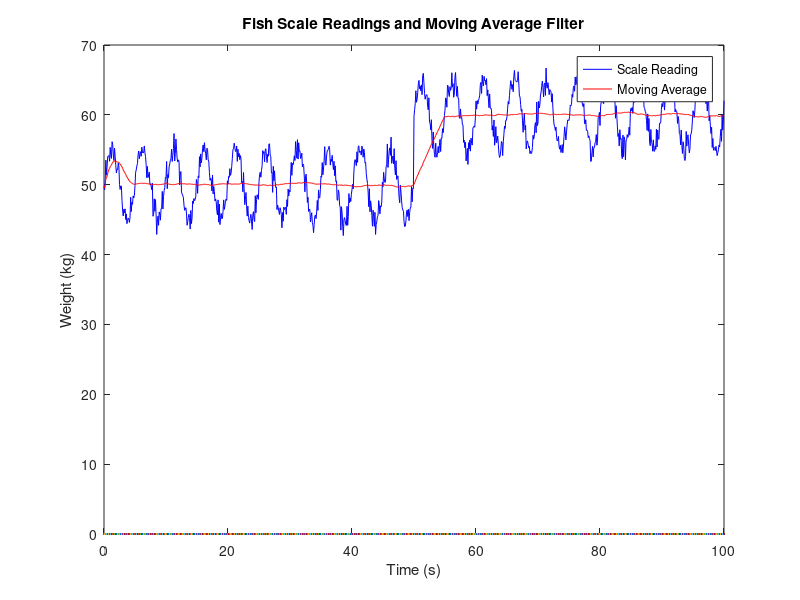

Write the MATLAB code that produced this figure.
% Initialize Parameters
totalTime = 100; % Total simulation time in seconds
dt = 0.1; % Time step in seconds
baselineWeight = 50; % Baseline weight of the tank in kg
time = 0:dt:totalTime; % Time vector

% Simulate Disturbances
waveAmplitude = 5; % Amplitude of wave motion
waveFrequency = 0.2; % Frequency of wave motion
waveDisturbance = waveAmplitude * sin(2 * pi * waveFrequency * time);
randomDisturbance = randn(size(time)); % Random noise
totalDisturbance = waveDisturbance + randomDisturbance;

% Simulate Fish
addFishTime = 50; % Time to add fish in seconds
fishWeight = 10; % Weight of the fish in kg

% Initialize Moving Average Filter
windowSize = 50; % Number of readings in the moving average window
sumReadings = 0; % Sum of readings
movingAvg = zeros(size(time)); % Moving average array
threshold = 1; % Threshold for detecting fish addition in kg
ignorePeriod = 10; % Time to ignore fish detection on startup in seconds
delayPeriod = 10; % Delay in seconds after detecting fish to wait for moving average stabilization
fishDetected = false;
estimatedFishWeight = 0;
stabilizationTime = 0;

% Perform Moving Average Calculations and Fish Detection
for i = 1:length(time)
    scaleReading(i) = baselineWeight + totalDisturbance(i);
    if(time(i) >= addFishTime )
        scaleReading(i) = scaleReading(i) + fishWeight;
    end

    sumReadings = sumReadings + scaleReading(i);
    if i > windowSize
        sumReadings = sumReadings - scaleReading(i - windowSize);
    end
    movingAvg(i) = sumReadings / min(i, windowSize);

    if time(i) > ignorePeriod && ~fishDetected
        if movingAvg(i) > (baselineWeight + threshold)
            fishDetected = true;
            stabilizationTime = time(i) + delayPeriod;
        end
    end

    % Wait for Stabilization Period to End
    if fishDetected && time(i) >= stabilizationTime
        stabilizationStarted = true;
        estimatedFishWeight = movingAvg(i) - baselineWeight
        fishDetected = false;
    end
end

% Display Results
plot(time, scaleReading, 'b', time, movingAvg, 'r', time, 0);
legend('Scale Reading', 'Moving Average');
xlabel('Time (s)');
ylabel('Weight (kg)');
title('Fish Scale Readings and Moving Average Filter');
